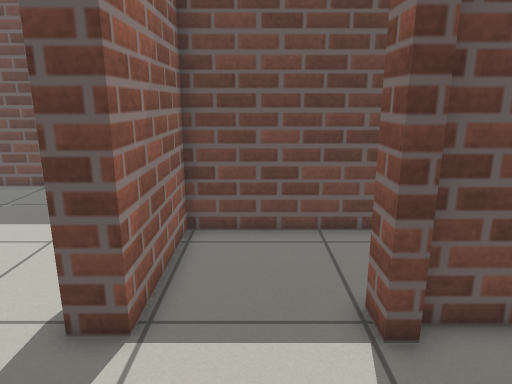
View 1 (above)

23 first-person views from a walk through a Gazebo world. The camera is 1 m above the floor, tilts 14° down and sees 70° across. Floor lines are 1 m apart. The floor is counted in squares, 0.25 m on a side. Each view is taken from the middle of a square. On the plan, view 1 faces up. The plan holds only what a view shows up to about 20 squares ahead; the rest is blank. The place goes on beyond the plan. Some stock models are drawn as simple stand-ins. Some surface patterns are stand-ins.

View 2
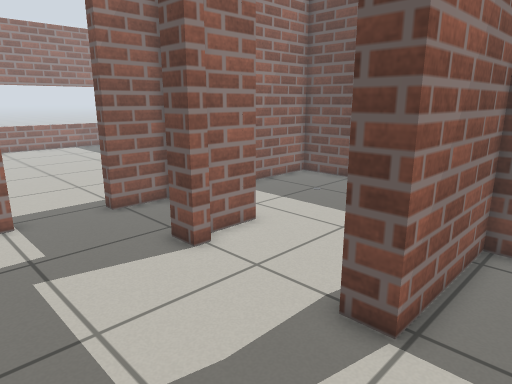

View 3
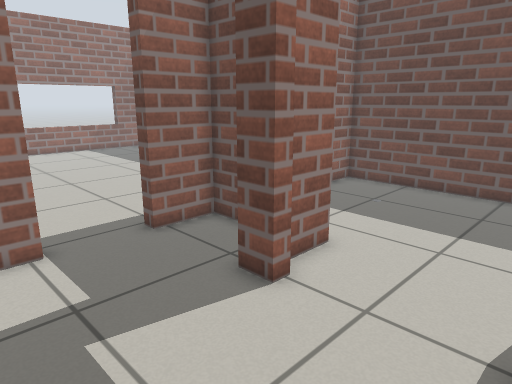

View 4
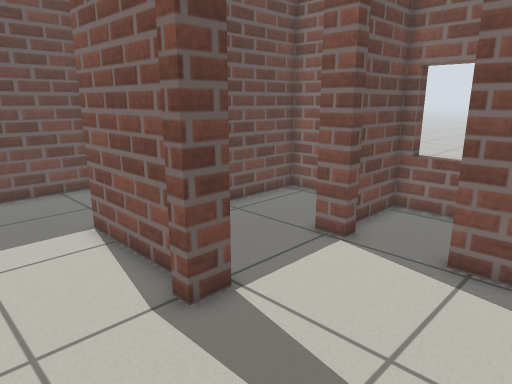

View 5
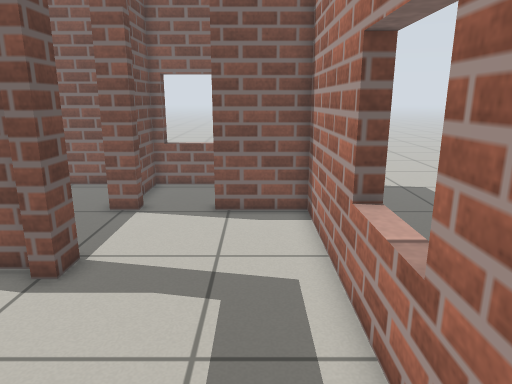

View 6
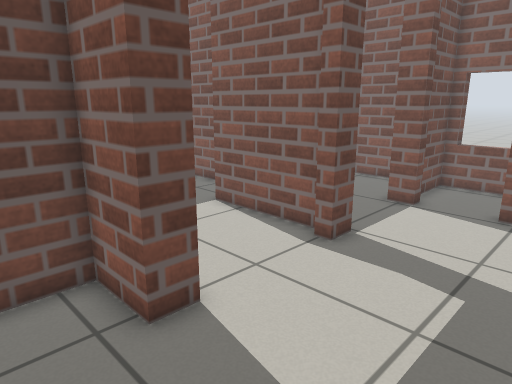

View 7
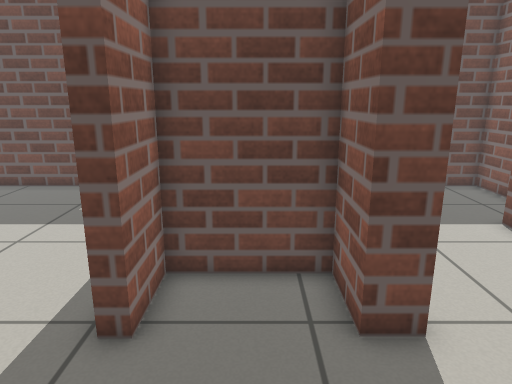

View 8
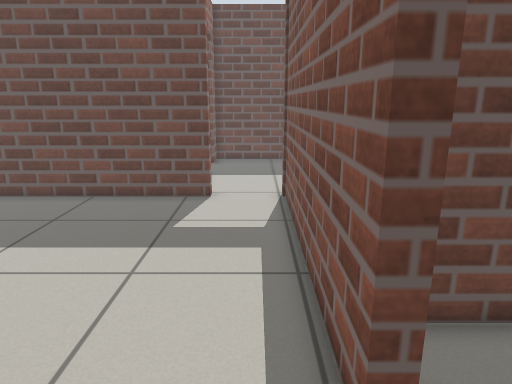

View 9
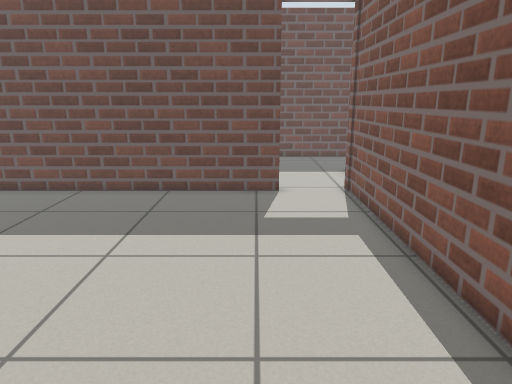

View 10
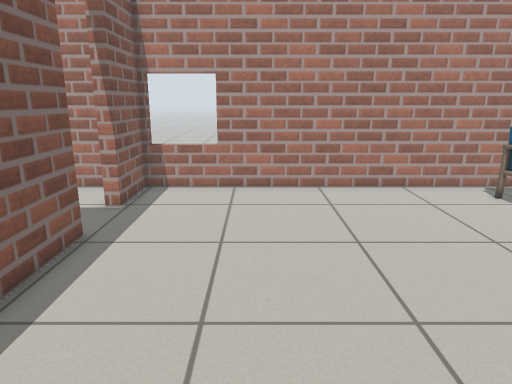

View 11
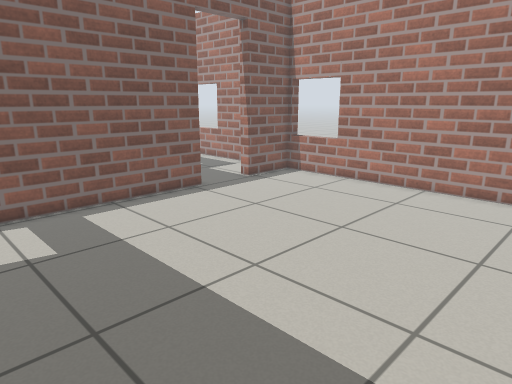

View 12
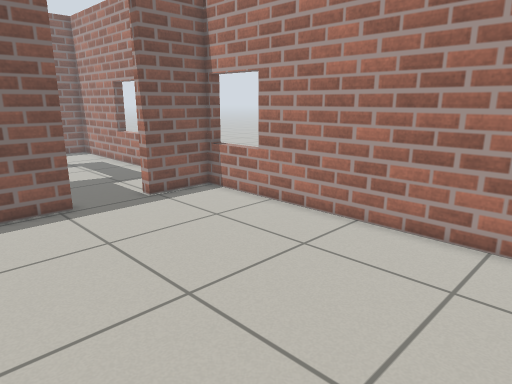

View 13
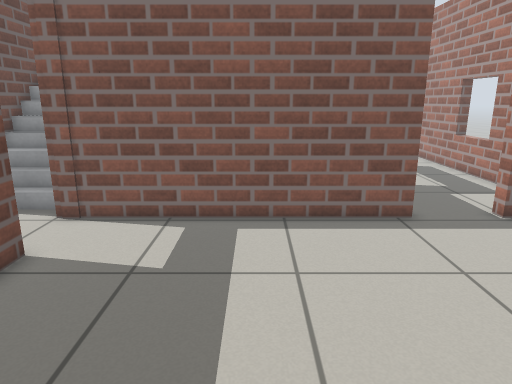

View 14
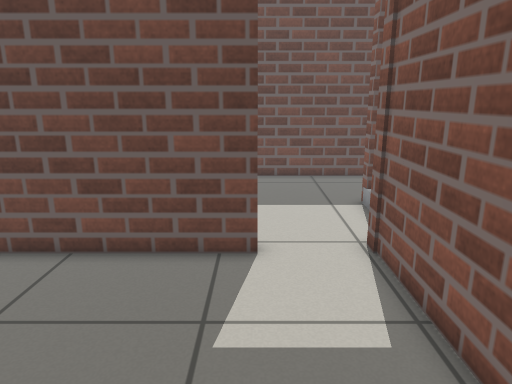

View 15
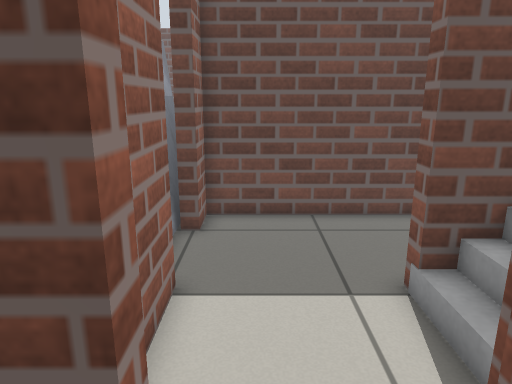

View 16
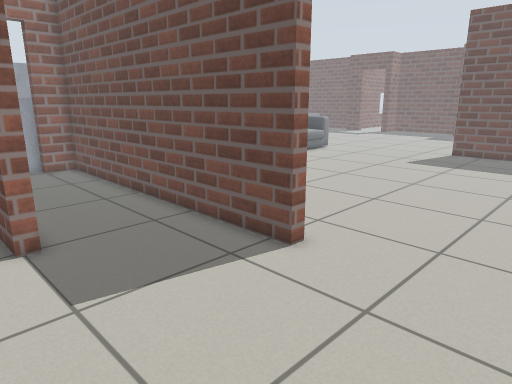

View 17
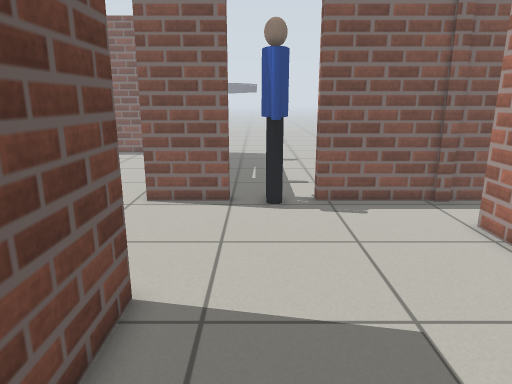

View 18
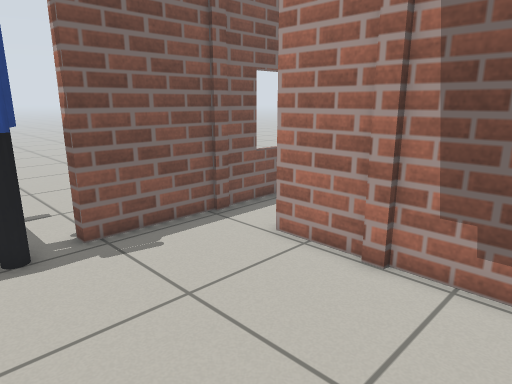

View 19
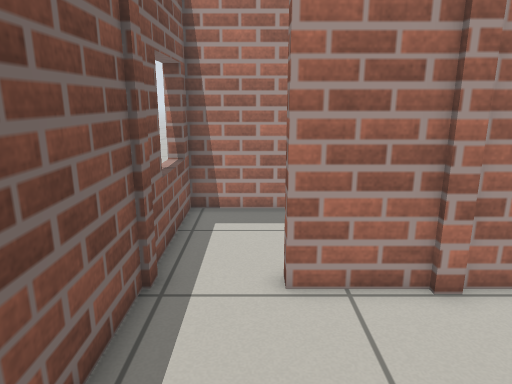

View 20
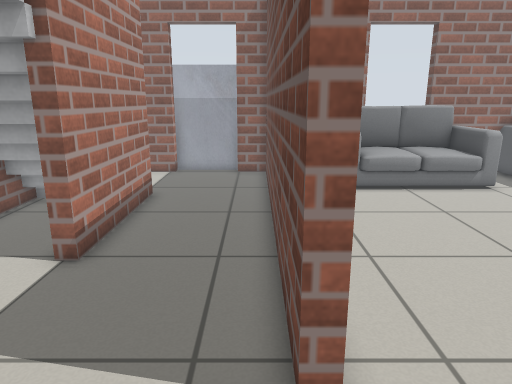

View 21
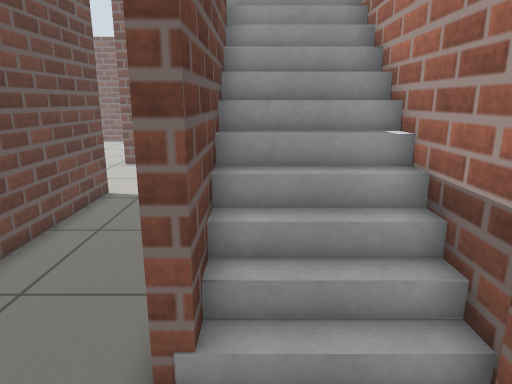

View 22
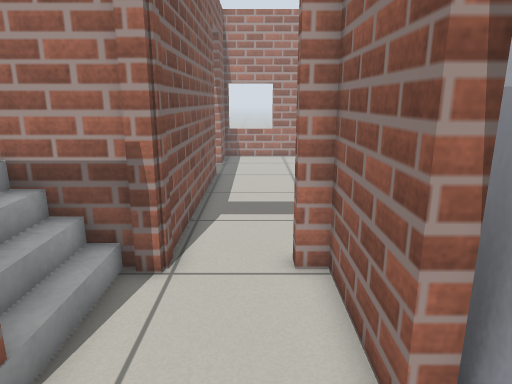

View 23
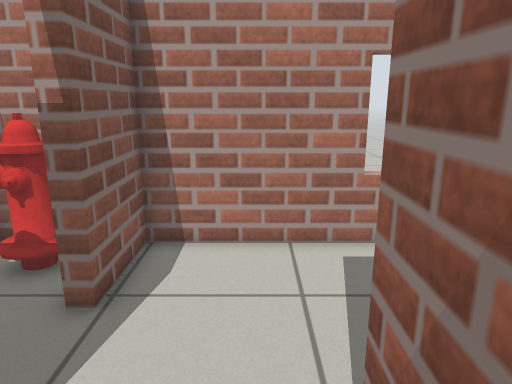

### Floor plan
Points are (right, up) in squares from view 1. A wall is a line through its corners. A room is listed if a view was taken in it or the views show most of it. See-through windows are left out.
Room 1 (views 1, 2, 3, 4, 5, 6, 7)
walls: (-8, 5.6) (-9.2, 5.6) (-9.2, 8) (-13.1, 8) (-13.1, 5.6); (-8.8, -0.9) (2.2, -0.9) (2.2, 2.5); (-2.2, 6.6) (-2.2, 5.6) (-3.3, 5.6); (-11.9, -0.9) (-10.5, -0.9); (-13.1, 2.3) (-13.1, 1.4); (2.2, 5.4) (2.2, 6.5)
ways out: open door at (-13.5, 4) to room 2; opening at (0, 6) to room 4; open door at (-6, 6); open door at (2.5, 4)
Room 2 (views 8, 9, 10, 11, 12, 13, 14, 15)
walls: (-13.7, 5.6) (-13.7, 18); (-17, 17.2) (-28.5, 17.2); (-28.5, -0.9) (-13.7, -0.9) (-13.7, 2.3)
ways out: open door at (-13.5, 4) to room 1; open door at (-15.5, 17.5) to room 3
Room 3 (views 16, 17, 18, 19, 20, 21, 22)
walls: (-6.1, 21.8) (-12.7, 21.8) (-12.7, 22.4) (-5.6, 22.4); (-2.9, 17.8) (-0.4, 17.8); (-1.2, 28.3) (-1.2, 27.6) (-17.8, 27.6) (-17.8, 26); (-0.5, 18) (0.3, 18); (0.1, 17.8) (3.3, 17.8); (-13.1, 17.8) (-5.5, 17.8); (-13.7, 18) (-13.1, 18); (-17.8, 22.4) (-17.8, 17.8) (-17, 17.8); (6.5, 26) (6.5, 28.5); (6.5, 17.6) (6.5, 22.6)
ways out: open door at (-15.5, 17.5) to room 2; opening at (2.5, 28); open door at (-18, 24.5); open door at (5, 17.5); open door at (6, 23)
objects: person (6, 24) to (6, 25)
Room 4 (view 23)
walls: (6.5, 8.2) (6.5, 11) (-2.2, 11) (-2.2, 6.6)
ways out: opening at (0, 6) to room 1

Where each view was taken, in squares from view 1:
view 1: 0 up, 0 right, facing up
view 2: 0 up, 0 right, facing up-left
view 3: 0 up, 3 left, facing up-left
view 4: 0 up, 7 left, facing up-right
view 5: 1 up, 11 left, facing right
view 6: 0 up, 12 left, facing up-right
view 7: 0 up, 11 left, facing up
view 8: 2 up, 15 left, facing up
view 9: 1 up, 18 left, facing up
view 10: 16 up, 19 left, facing down
view 11: 16 up, 28 left, facing down-right
view 12: 10 up, 28 left, facing down-right
view 13: 11 up, 26 left, facing right
view 14: 8 up, 17 left, facing up
view 15: 15 up, 16 left, facing up
view 16: 20 up, 5 right, facing up-left
view 17: 25 up, 8 left, facing right
view 18: 26 up, 4 left, facing down-right
view 19: 25 up, 4 right, facing down
view 20: 27 up, 3 right, facing left
view 21: 21 up, 17 left, facing right
view 22: 26 up, 16 left, facing down
view 23: 9 up, 1 left, facing down
